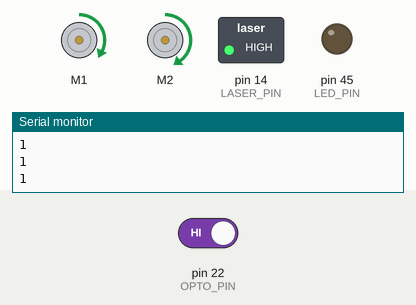
Simulated run of this sketch. Board: Arduino Mega 2560, built with avr-gcc and run on an emulated ATmega2560. Parts: 2 × DC motor (green arrow = forward, orange = backward, longer = faster), switched loads named in the sketch (green lamp = pin HIGH), output pins drawn as LEDs (lit = HIGH), the last lines printed to the serial monitor. The test bench sets the inputs (shaded band); at power-on: pin 22 (OPTO_PIN) HIGH. At 9.2 s the program stops and its outputs stay as they are.

Above: at 4.2 s.
4.3 s: pin 22 (OPTO_PIN) driven LOW
At 7.9 s:
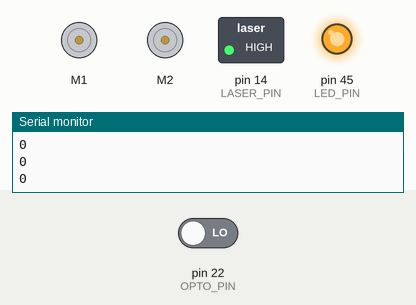
At 8.9 s:
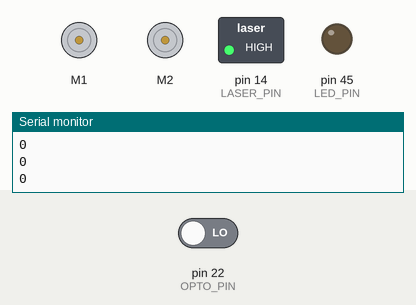
Timing chart, 0 to 10.4 s (numbered marks = the images above; inputs shaded):
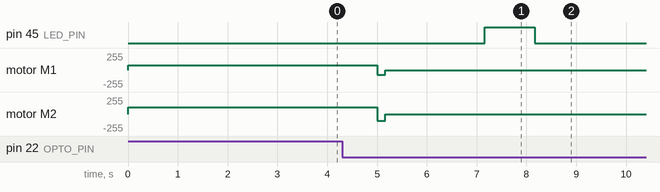

The sketch:

Lab2_4a.ino
```cpp
#include <AFMotor.h>

#define LASER_PIN 14
#define LED_PIN 45
#define OPTO_PIN 22

#define LEFT_SPEED 100
#define RIGHT_SPEED 70

AF_DCMotor motorR(1);
AF_DCMotor motorL(2);

uint8_t count = 0;
uint32_t lastTime;

void setup() {
  // put your setup code here, to run once:
  Serial.begin(9600);
  lastTime = millis();


  pinMode(LASER_PIN, OUTPUT);
  pinMode(LED_PIN, OUTPUT);
  pinMode(OPTO_PIN, INPUT);

  digitalWrite(LASER_PIN, HIGH);
  digitalWrite(LED_PIN, LOW);

  motorR.setSpeed(RIGHT_SPEED);
  motorL.setSpeed(LEFT_SPEED);
}

void loop() {
  // put your main code here, to run repeatedly:

  motorR.run(FORWARD);
  motorL.run(FORWARD);

  bool lastResult = HIGH;
  while(millis() - lastTime < 5000) {
    // Counting lines
    bool res = digitalRead(OPTO_PIN);
    if(res != lastResult) {
      if(res == LOW) {
        // increment the counter
        count++;
      }
      lastResult = res;
    }
  Serial.println(digitalRead(OPTO_PIN));
  }

  motorR.run(BACKWARD);
  motorL.run(BACKWARD);
  delay(160);
  motorR.run(RELEASE);
  motorL.run(RELEASE);

  Serial.println(digitalRead(OPTO_PIN));

  delay(2000);
  // Done counting
  for(int i = 0; i < count; i++) {
    digitalWrite(LED_PIN, HIGH);
    delay(1000);
    digitalWrite(LED_PIN, LOW);
    delay(1000);
  }

  while(1);

}
```

Measured:
- after the input at 4.3 s, pin 45 (LED_PIN): LOW → HIGH after 2.9 s, → LOW 1.0 s later
